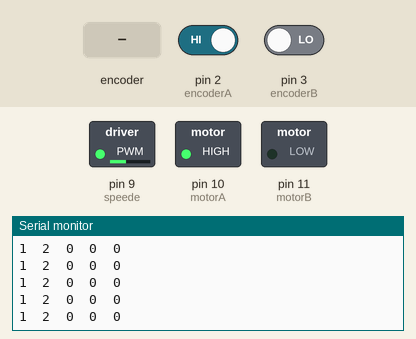
The sketch below on a simulated Arduino Uno, built with avr-gcc and run on an emulated ATmega328P. Parts: switched loads named in the sketch (green lamp = pin HIGH), the last lines printed to the serial monitor. The inputs (shaded band) are chosen by the test bench; at power-on: pin 2 (encoderA) HIGH, pin 3 (encoderB) LOW.

Above: at 1.2 s.
1.3 s: rotary encoder on pin 2 (encoderA) / pin 3 (encoderB) turned 1 step (first pin leading)
At 1.8 s:
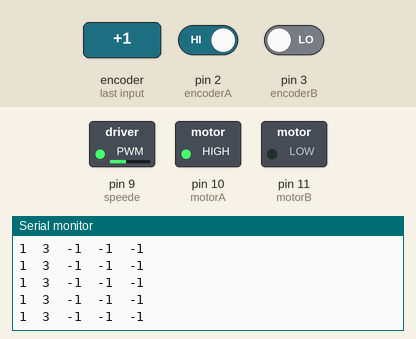
4.5 s: rotary encoder on pin 2 (encoderA) / pin 3 (encoderB) turned 2 steps (second pin leading)
At 5.5 s:
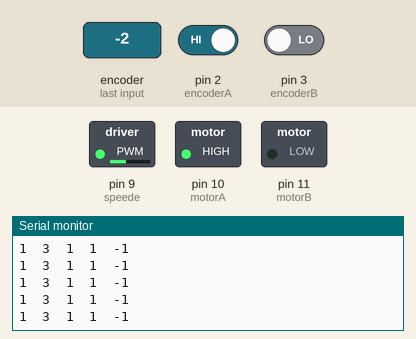
Timing chart, 0 to 7.5 s (numbered marks = the images above; inputs shaded):
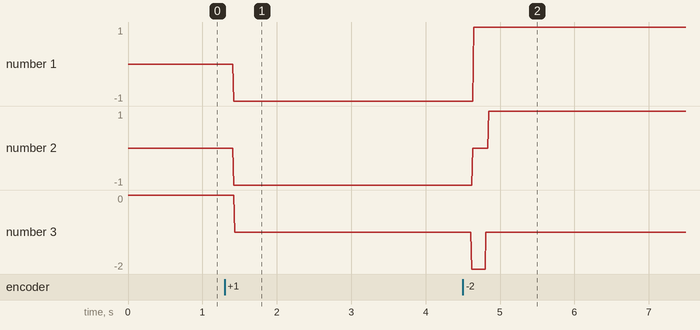

Measured:
- after the input at 1.3 s, the serial monitor: prints a new line after 0.07 s (image 1)
- after the input at 4.5 s, the serial monitor: prints a new line after 0.08 s (image 2)
- plotted number 1: 0 → -1 after the input at 1.3 s
- plotted number 2: 0 → -1 after the input at 1.3 s
- plotted number 3: 0 → -1 after the input at 1.3 s

The sketch:

Hall_Effect_Quadrature_Encoder.ino
```cpp
/* Geared DC motor with Hall Effect Quadrature Encoder
 * L298N Motor Driver
 *
 * Wiring:
 * VCC -> 5V
 * GND -> GND
 * OUT A -> D2
 * OUT B -> D3
 * M1 -> Motor Driver A
 * M2 -> Motor Driver B
 * Motor Driver Input 1 -> 10
 * Motor Driver Input 2 -> 11
 */

#define encoderA 2    //for encoder A phase
#define encoderB 3     //for encoder B phase
#define motorA 10      //input 1 of motor driver
#define motorB 11      //input 2 of motor driver
#define speede 9       //enable1 of motor driver

volatile int countA = 0;
volatile int countB = 0;
int Dir = 0;  // 1 = CW
              // 0 = Stationary
              // -1 = CCW

void setup() {
  Serial.begin(9600);
  pinMode(encoderA, INPUT);
  pinMode(encoderB, INPUT);
  pinMode(motorA, OUTPUT);
  pinMode(motorB, OUTPUT);
  pinMode(speede,OUTPUT);
  attachInterrupt(digitalPinToInterrupt(encoderA), pulseA, RISING);
  attachInterrupt(digitalPinToInterrupt(encoderB), pulseB, RISING);
  digitalWrite(motorA, HIGH);
  digitalWrite(motorB, LOW);
  analogWrite(speede,100);

}
void loop() {
  Serial.print(digitalRead(encoderA));      // uncomment to see squarewave output
  Serial.print('\t');
  Serial.print(digitalRead(encoderB)+2);    // +2 shifts output B up so both A and B are visible
  Serial.print('\t');
  Serial.print(Dir);
  Serial.print('\t');
  Serial.print(countA);
  Serial.print('\t');
  Serial.print(countB);
  Serial.println();
}

void checkDirection(){
  if(digitalRead(encoderB) ==  HIGH){
    Dir = 1;
  }
  else{
    Dir = -1;
  }
}

void pulseA(){
  checkDirection();
  countA += Dir;
}

void pulseB(){
  countB += Dir;
}
```
